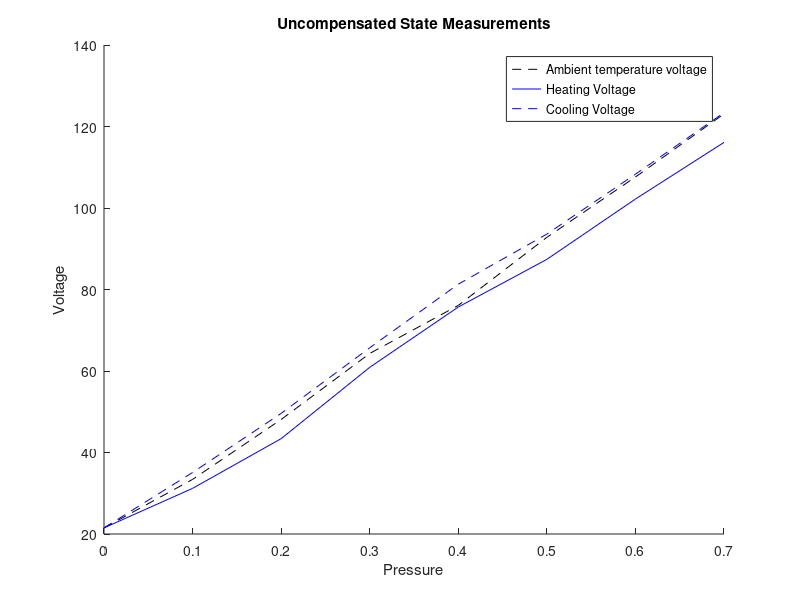

MATLAB code for this plot:
x = [0.0 0.1 0.2 0.3 0.4 0.5 0.6 0.7]
y1 = [21.5 33.4 48.1 64.3 76.1 92.8 107.6 123.1]
y2 = [21.5 31.2 43.4 60.9 75.7 87.4 102.2 116.1]
y3 = [21.5 35.1 49.6 65.7 81.3 93.6 108.3 123.4]
title ('Uncompensated State Measurements')
xlabel ('Pressure')
ylabel ('Voltage')

hold on
plot (x,y1,'k--')
plot (x,y2,'b-')
plot (x,y3,'b--')

legend('Ambient temperature voltage','Heating Voltage','Cooling Voltage')